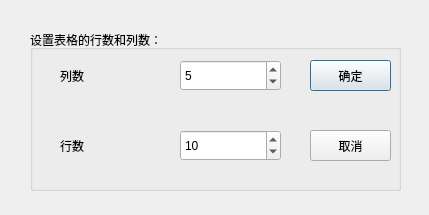
<?xml version="1.0" encoding="UTF-8"?>
<ui version="4.0">
 <class>QWDialogSize</class>
 <widget class="QDialog" name="QWDialogSize">
  <property name="geometry">
   <rect>
    <x>0</x>
    <y>0</y>
    <width>429</width>
    <height>215</height>
   </rect>
  </property>
  <property name="windowTitle">
   <string>Dialog</string>
  </property>
  <widget class="QGroupBox" name="groupBox">
   <property name="geometry">
    <rect>
     <x>30</x>
     <y>30</y>
     <width>371</width>
     <height>161</height>
    </rect>
   </property>
   <property name="title">
    <string>设置表格的行数和列数：</string>
   </property>
   <widget class="QLabel" name="label">
    <property name="geometry">
     <rect>
      <x>30</x>
      <y>30</y>
      <width>91</width>
      <height>31</height>
     </rect>
    </property>
    <property name="text">
     <string>列数</string>
    </property>
   </widget>
   <widget class="QSpinBox" name="spinBoxRow">
    <property name="geometry">
     <rect>
      <x>150</x>
      <y>30</y>
      <width>101</width>
      <height>31</height>
     </rect>
    </property>
    <property name="value">
     <number>5</number>
    </property>
   </widget>
   <widget class="QLabel" name="label_2">
    <property name="geometry">
     <rect>
      <x>30</x>
      <y>100</y>
      <width>91</width>
      <height>31</height>
     </rect>
    </property>
    <property name="text">
     <string>行数</string>
    </property>
   </widget>
   <widget class="QSpinBox" name="spinBoxColumn">
    <property name="geometry">
     <rect>
      <x>150</x>
      <y>100</y>
      <width>101</width>
      <height>31</height>
     </rect>
    </property>
    <property name="value">
     <number>10</number>
    </property>
   </widget>
   <widget class="QPushButton" name="btnOk">
    <property name="geometry">
     <rect>
      <x>280</x>
      <y>30</y>
      <width>81</width>
      <height>31</height>
     </rect>
    </property>
    <property name="text">
     <string>确定</string>
    </property>
   </widget>
   <widget class="QPushButton" name="btnCancel">
    <property name="geometry">
     <rect>
      <x>280</x>
      <y>100</y>
      <width>81</width>
      <height>31</height>
     </rect>
    </property>
    <property name="text">
     <string>取消</string>
    </property>
   </widget>
  </widget>
 </widget>
 <resources/>
 <connections>
  <connection>
   <sender>btnOk</sender>
   <signal>clicked()</signal>
   <receiver>QWDialogSize</receiver>
   <slot>accept()</slot>
   <hints>
    <hint type="sourcelabel">
     <x>350</x>
     <y>75</y>
    </hint>
    <hint type="destinationlabel">
     <x>214</x>
     <y>107</y>
    </hint>
   </hints>
  </connection>
  <connection>
   <sender>btnCancel</sender>
   <signal>clicked()</signal>
   <receiver>QWDialogSize</receiver>
   <slot>reject()</slot>
   <hints>
    <hint type="sourcelabel">
     <x>350</x>
     <y>145</y>
    </hint>
    <hint type="destinationlabel">
     <x>214</x>
     <y>107</y>
    </hint>
   </hints>
  </connection>
 </connections>
</ui>
